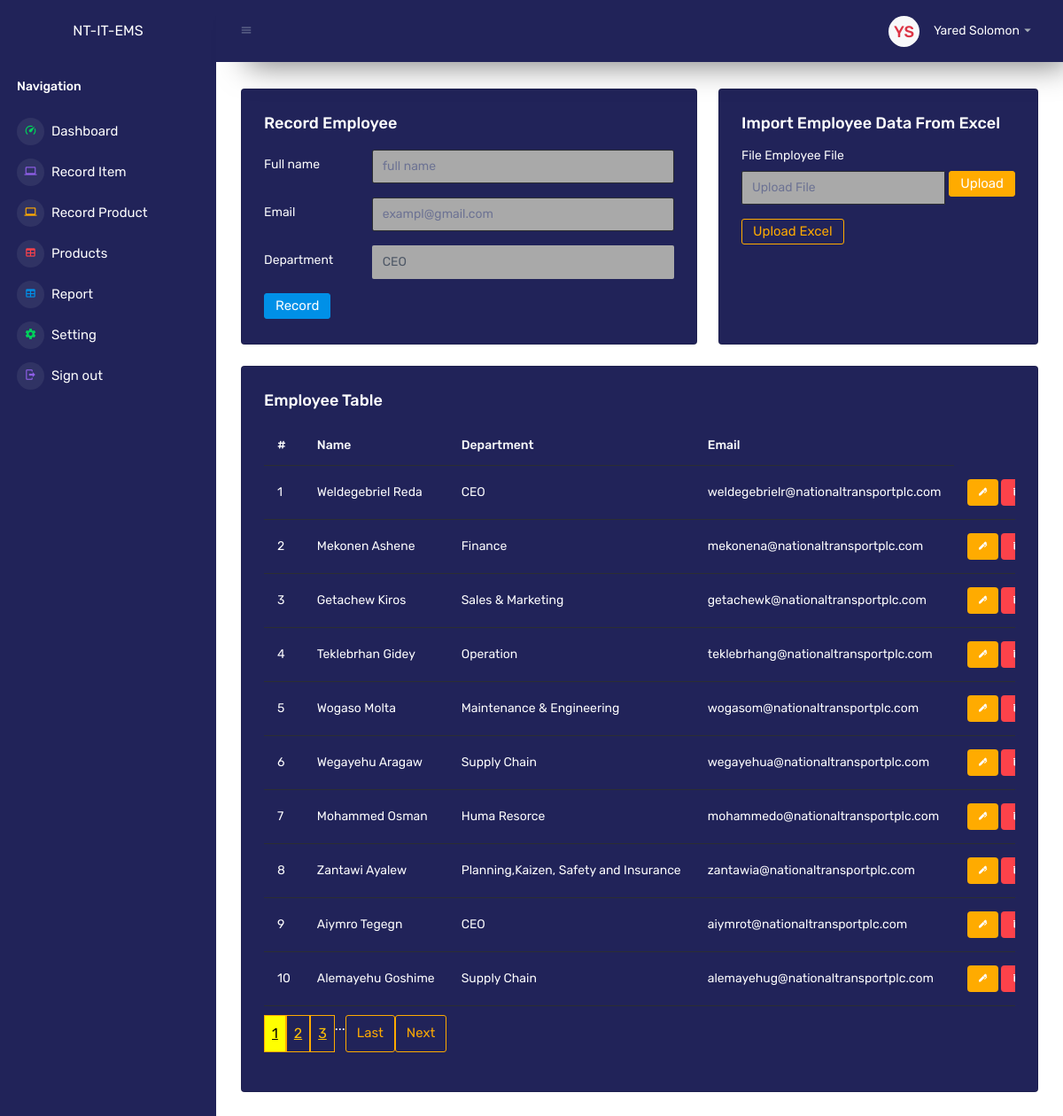
/dashboard/employee.php (signed in), run on the app's committed database.
### tables this page shows
CREATE TABLE IF NOT EXISTS `users` (
  `uid` int NOT NULL AUTO_INCREMENT,
  `username` varchar(50) NOT NULL,
  `password` longtext NOT NULL,
  `dep` varchar(255) NOT NULL,
  `last_login` timestamp NOT NULL DEFAULT CURRENT_TIMESTAMP ON UPDATE CURRENT_TIMESTAMP,
  `status` char(1) NOT NULL DEFAULT '1',
  `profile` longtext NOT NULL,
  PRIMARY KEY (`uid`)
);

CREATE TABLE IF NOT EXISTS `employee` (
  `id` int NOT NULL AUTO_INCREMENT,
  `name` varchar(255) NOT NULL,
  `dep` varchar(255) NOT NULL,
  `email` varchar(255) NOT NULL,
  PRIMARY KEY (`id`)
);

### dashboard/employee.php (the view, shortened to what this page needs)
<?php
$uid = $_SESSION['userinfo'];
$connect = new dbConnect();
$db = $connect->dbConnection();
$stm = $db->prepare("SELECT * FROM users WHERE uid='$uid'");
$stm->execute();
$userInfo = $stm->fetch(PDO::FETCH_ASSOC);
$results_per_page = 10;
if (!isset($_GET['page'])) {
  $page = 1;
} else {
  $page = $_GET['page'];
}
$starting_limit = ($page - 1) * $results_per_page;
?>
<!DOCTYPE html>
<html lang="en">
<head>
    <link rel="stylesheet" href="../assets/vendors/mdi/css/materialdesignicons.min.css">
    <link rel="stylesheet" href="../assets/vendors/css/vendor.bundle.base.css">
    <link rel="stylesheet" href="../assets/vendors/jvectormap/jquery-jvectormap.css">
    <link rel="stylesheet" href="../assets/vendors/flag-icon-css/css/flag-icon.min.css">
    <link rel="stylesheet" href="../assets/vendors/owl-carousel-2/owl.carousel.min.css">
    <link rel="stylesheet" href="../assets/vendors/owl-carousel-2/owl.theme.default.min.css">
    <link rel="stylesheet" href="../assets/css/style.css">
</head>
<body>
    <div class="container-scroller">
        <?php include 'sidebar.php'; ?>
        <div class="container-fluid page-body-wrapper">
            <?php include '_navbar.php'; ?>
<div class="main-panel">
    <div class="content-wrapper" style="background-color: #ffff;">
        <div class="row">
            <div class="col-md-7 grid-margin stretch-card">
                <div class="card" style="background-color: #212359; color: #ffff;">
                    <div class="card-body">
                        <h4 class="card-title"><?php echo isset($_GET['id']) ? "Update Employee Record" : "Record  Employee" ?></h4>
                        <form class="forms-sample" action="<?php echo isset($_GET['id']) ? "../backend/employeeRecord.php" : "../backend/employeeRecord.php" ?>" method="post" enctype="multipart/form-data">
                            <div class="form-group row">
                                <label for="exampleInputUsername2" class="col-sm-3 col-form-label">Full name</label>
                                <div class="col-sm-9">
                                    <input type="text" class="form-control" style="background-color: darkgray;" id="exampleInputUsername2" name="fname" placeholder="full name" value="<?php echo isset($_GET['id']) ? $employeeData['name'] : '' ?>">
                                </div>
                            </div>
                            <div class="form-group row">
                                <label for="exampleInputUsername2" class="col-sm-3 col-form-label">Email</label>
                                <div class="col-sm-9">
                                    <input type="email" class="form-control" style="background-color: darkgray;" id="exampleInputUsername2" name="email" placeholder="exampl@gmail.com" value="<?php echo isset($_GET['id']) ? $employeeData['email'] : '' ?>">
                                </div>
                            </div>
                            <div class="form-group row">
                                <label for="exampleInputUsername2" class="col-sm-3 col-form-label">Department</label>
                                <div class="col-sm-9">
                                    <select name="dep" id="" style="background-color: darkgray;" class="form-control">
                                        <?php
                                        $stm = $db->prepare("SELECT * FROM department");
                                        $stm->execute();
                                        foreach ($stm->fetchAll() as $item) { ?>
                                            <option value="<?php echo $item['dep'] ?>" <?php if (isset($_GET['id'])) {
                                                                                            echo $employeeData['dep'] === $item['dep'] && 'selected';
                                                                                        }
                                                                                        ?>><?php echo $item['dep'] ?></option>
                                        <?php
                                        }
                                        ?>
                                    </select>
                                </div>
                            </div>
                            <button type="submit" class="btn btn-primary me-2"><?php echo isset($_GET['id']) ? "Update Record" : "Record" ?></button>
                        </form>
                    </div>
                </div>
            </div>
            <div class="col-md-5 grid-margin stretch-card">
                <div class="card" style="background-color: #212359; color: #ffff;">
                    <div class="card-body">
                        <h4 class="card-title">Import Employee Data from Excel</h4>
                        <form action="../backend/importEmployee.php" method="post" enctype="multipart/form-data">
                            <div class="form-group">
                                <label>File Employee File</label>
                                <div class="input-group col-xs-12">
                                    <input type="text" class="form-control file-upload-info" disabled placeholder="Upload File" style="background-color:darkgray; margin-right: 5px;">
                                    <span class="input-group-append">
                                        <button class="file-upload-browse btn btn-warning" type="button">Upload</button>
                                    </span>
                                </div>
                            </div>
                            <button type="submit" class="btn btn-outline-warning me-2">Upload Excel</button>
                        </form>
                    </div>
                </div>
            </div>
        </div>
        <div class="col-lg-12 grid-margin stretch-card">
            <div class="card" style="background-color: #212359; color: #ffff;">
                <div class="card-body">
                    <h4 class="card-title">Employee Table</h4>
                    <div class="table-responsive">
                        <table class="table" style="color: #ffff;">
                            <thead>
                                <tr>
                                    <th class="text-light">#</th>
                                    <th class="text-light">Name</th>
                                    <th class="text-light">Department</th>
                                    <th class="text-light">Email</th>
                                </tr>
                            </thead>
                            <tbody>
                                <?php
                                $no = 0;
                                $stm = $db->prepare("SELECT * FROM employee LIMIT $starting_limit, $results_per_page");
                                $stm->execute();
                                foreach ($stm->fetchAll() as $i => $row) {
                                    $no = $no + 1;
                                ?>
                                    <tr>
                                        <td><?php echo $no ?></td>
                                        <td><?php echo $row['name'] ?></td>
                                        <td><?php echo $row['dep'] ?></td>
                                        <td><?php echo $row['email'] ?></td>
                                        <td><a href="employee.php?id=<?php echo $row['id'] ?>">
                                                <label class="badge badge-warning pointer"><i class="mdi mdi-pen"></i></label></a>
                                            <a href="../backend/removeItemEmployee.php?id=<?php echo $row['id'] ?>">
                                                <label class="badge badge-danger pointer"><i class="mdi mdi-delete-forever"></i></label></a>
                                        </td>
                                    </tr>
                                <?php
                                }
                                ?>
                            </tbody>
                        </table>
                    </div>
                      <?php
                      require('pagination.php');
                      ?>
                </div>
            </div>
        </div>
    </div>
</div>
</div>
</div>
</body>
</html>

### dashboard/_navbar.php (shortened to what this page needs)
<nav class="navbar p-0 fixed-top d-flex flex-row" style="background-color: #212359; color: #ffff">
    <div class="navbar-menu-wrapper flex-grow d-flex align-items-stretch">
        <button class="navbar-toggler navbar-toggler align-self-center" type="button" data-toggle="minimize">
            <span class="mdi mdi-menu"></span>
        </button>
        <ul class="navbar-nav navbar-nav-right">
            <li class="nav-item dropdown">
                <a class="nav-link" id="profileDropdown" href="#" data-bs-toggle="dropdown">
                    <div class="navbar-profile">
                        <?php
                         if ($userInfo['profile']) {
                             echo '<img class="img-xs rounded-circle" src="' . $userInfo['profile'] . '" alt="">';
                         } else {
                             $words = explode(" ", $userInfo['username']);
                             $fullName = "";
                             foreach ($words as $w) {
                                 $fullName .= mb_substr($w, 0, 1);
                             }
                         ?>
                             <div class="img-xs rounded-circle no-profile bg-light text-danger text-center">
                                 <h4 style="margin-top: 8px;"><?php echo strtoupper($fullName); ?></h4>
                             </div>
                        <?php
                         }
                         ?>
                        <p class="mb-0 d-none d-sm-block navbar-profile-name"><?php echo ucwords($userInfo['username']); ?></p>
                        <i class="mdi mdi-menu-down d-none d-sm-block"></i>
                    </div>
                </a>
            </li>
        </ul>
    </div>
</nav>

### data on the page
users: username "Yared Solomon"
employee: name "Weldegebriel Reda", dep "CEO", email "weldegebrielr@nationaltransportplc.com"
employee: name "Mekonen Ashene", dep "Finance", email "mekonena@nationaltransportplc.com"
employee: name "Getachew Kiros", dep "Sales & Marketing", email "getachewk@nationaltransportplc.com"
employee: name "Teklebrhan Gidey", dep "Operation", email "teklebrhang@nationaltransportplc.com"
employee: name "Wogaso Molta", dep "Maintenance & Engineering", email "wogasom@nationaltransportplc.com"
employee: name "Wegayehu Aragaw", dep "Supply Chain", email "wegayehua@nationaltransportplc.com"
employee: name "Mohammed Osman", dep "Huma Resorce", email "mohammedo@nationaltransportplc.com"
employee: name "Zantawi Ayalew", dep "Planning,Kaizen, Safety and Insurance", email "zantawia@nationaltransportplc.com"
employee: name "Aiymro Tegegn", dep "CEO", email "aiymrot@nationaltransportplc.com"
employee: name "Alemayehu Goshime", dep "Supply Chain", email "alemayehug@nationaltransportplc.com"

### other printed values
$fullName "YS"
form field dep "CEO"
